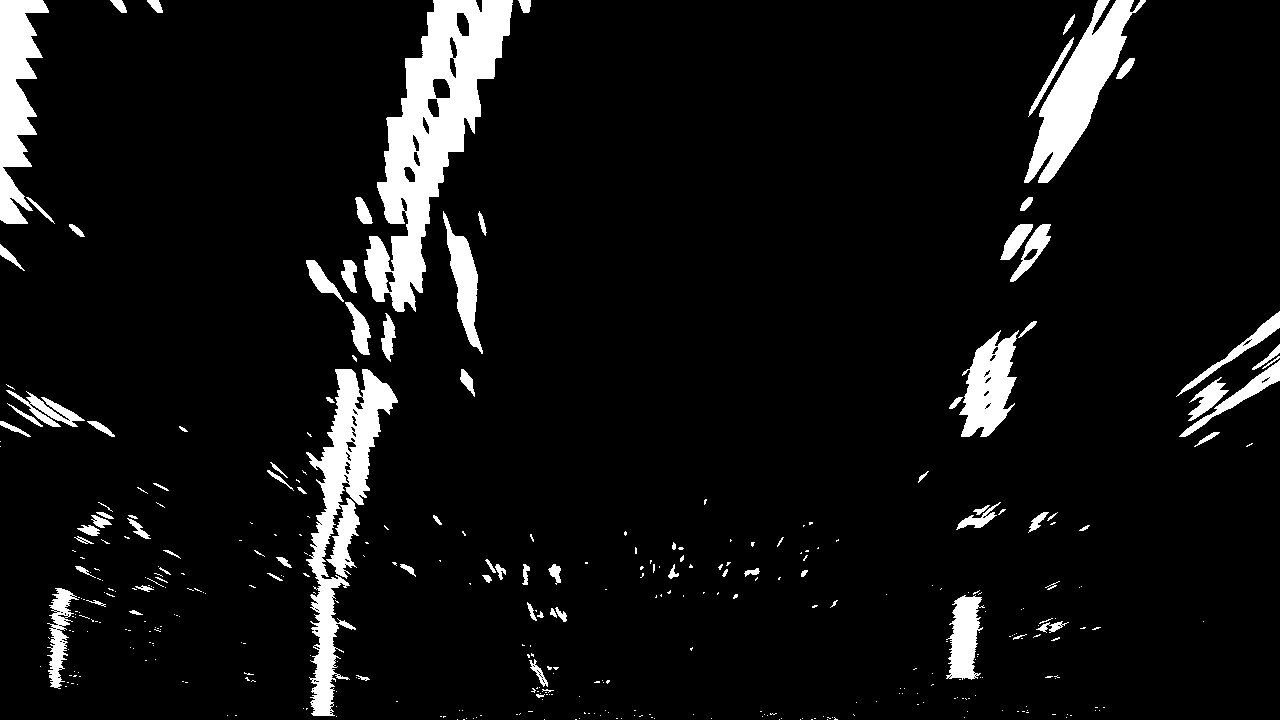
#> input picture P02_AdvancedLaneLines/input/exercise_images/warped_example.jpg, 1280 x 720 px, found by its file name
$ python lane_histogram.py
#> lines starting #> are read from the running program, lines starting #| are printed output that depends on the picture
import numpy as np
import matplotlib.image as mpimg
import matplotlib.pyplot as plt

# Load our image
# `mpimg.imread` will load .jpg as 0-255, so normalize back to 0-1
img = mpimg.imread('warped_example.jpg') / 255
#> img: shape (720, 1280) float64; min 0, max 1, mean 0.0726


def hist(img):
    # TO-DO: Grab only the bottom half of the image
    # Lane lines are likely to be mostly vertical nearest to the car
    bottom_half = img[img.shape[0] // 2:, :]
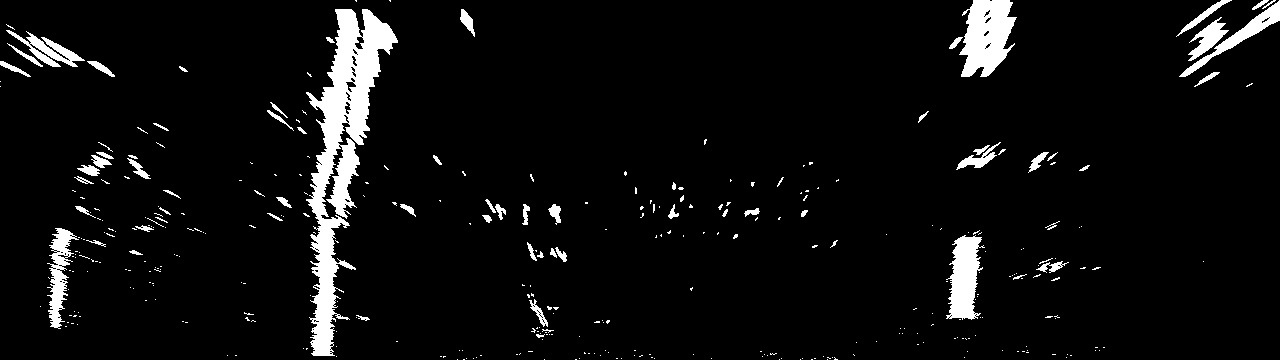
#> bottom_half: shape (360, 1280) float64; min 0, max 1, mean 0.0563

    # TO-DO: Sum across image pixels vertically - make sure to set `axis`
    # i.e. the highest areas of vertical lines should be larger values
    histogram = np.sum(bottom_half, axis=0)
#> histogram = 1280 values, max 244.9 at index 327, min 0 at index 208, mean 20.28

    return histogram


# Create histogram of image binary activations
histogram = hist(img)

# Visualize the resulting histogram
plt.plot(histogram)
plt.show()
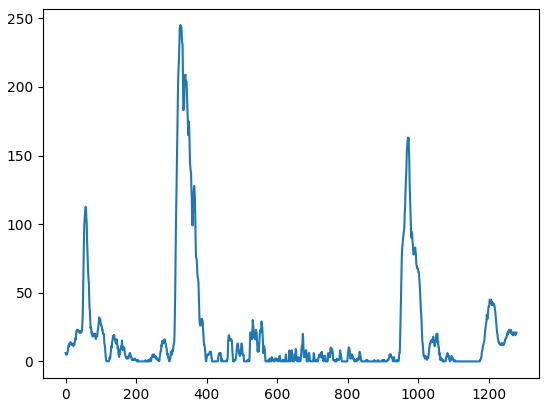
#> figure drawn by matplotlib, 1 panel; curve peaks at x = 327, y = 244.9
